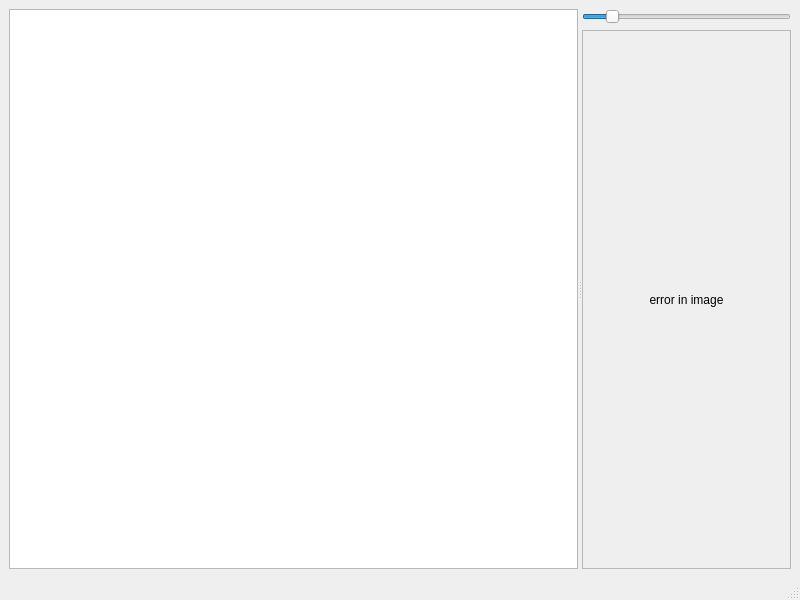
<?xml version="1.0" encoding="UTF-8"?>
<ui version="4.0">
 <class>MainWindow</class>
 <widget class="QMainWindow" name="MainWindow">
  <property name="geometry">
   <rect>
    <x>0</x>
    <y>0</y>
    <width>800</width>
    <height>600</height>
   </rect>
  </property>
  <property name="windowTitle">
   <string>QtAsciimageEditor</string>
  </property>
  <widget class="QWidget" name="centralwidget">
   <layout class="QVBoxLayout" name="verticalLayout_2">
    <item>
     <widget class="QSplitter" name="splitter">
      <property name="orientation">
       <enum>Qt::Horizontal</enum>
      </property>
      <widget class="QPlainTextEdit" name="textEditor">
       <property name="sizePolicy">
        <sizepolicy hsizetype="Expanding" vsizetype="Preferred">
         <horstretch>0</horstretch>
         <verstretch>0</verstretch>
        </sizepolicy>
       </property>
       <property name="styleSheet">
        <string notr="true">font: 16pt Courier;</string>
       </property>
       <property name="plainText">
        <string/>
       </property>
      </widget>
      <widget class="QWidget" name="layoutWidget">
       <layout class="QVBoxLayout" name="verticalLayout">
        <item>
         <widget class="QSlider" name="scaleEditor">
          <property name="minimum">
           <number>1</number>
          </property>
          <property name="maximum">
           <number>128</number>
          </property>
          <property name="value">
           <number>16</number>
          </property>
          <property name="orientation">
           <enum>Qt::Horizontal</enum>
          </property>
         </widget>
        </item>
        <item>
         <widget class="QScrollArea" name="scrollArea">
          <property name="widgetResizable">
           <bool>true</bool>
          </property>
          <widget class="QWidget" name="scrollAreaWidgetContents">
           <property name="geometry">
            <rect>
             <x>0</x>
             <y>0</y>
             <width>249</width>
             <height>506</height>
            </rect>
           </property>
           <layout class="QVBoxLayout" name="verticalLayout_3">
            <item>
             <widget class="QLabel" name="displayLabel">
              <property name="sizePolicy">
               <sizepolicy hsizetype="Preferred" vsizetype="Expanding">
                <horstretch>0</horstretch>
                <verstretch>0</verstretch>
               </sizepolicy>
              </property>
              <property name="text">
               <string>error in image</string>
              </property>
              <property name="alignment">
               <set>Qt::AlignCenter</set>
              </property>
             </widget>
            </item>
           </layout>
          </widget>
         </widget>
        </item>
       </layout>
      </widget>
     </widget>
    </item>
   </layout>
  </widget>
  <widget class="QMenuBar" name="menubar">
   <property name="geometry">
    <rect>
     <x>0</x>
     <y>0</y>
     <width>800</width>
     <height>27</height>
    </rect>
   </property>
  </widget>
  <widget class="QStatusBar" name="statusbar"/>
  <action name="actionNew">
   <property name="text">
    <string>New...</string>
   </property>
  </action>
  <action name="actionOpen">
   <property name="text">
    <string>Open...</string>
   </property>
  </action>
  <action name="actionSave">
   <property name="text">
    <string>Save</string>
   </property>
  </action>
  <action name="actionSave_As">
   <property name="text">
    <string>Save As...</string>
   </property>
  </action>
  <action name="actionQuit">
   <property name="text">
    <string>Quit</string>
   </property>
  </action>
 </widget>
 <resources/>
 <connections/>
</ui>
